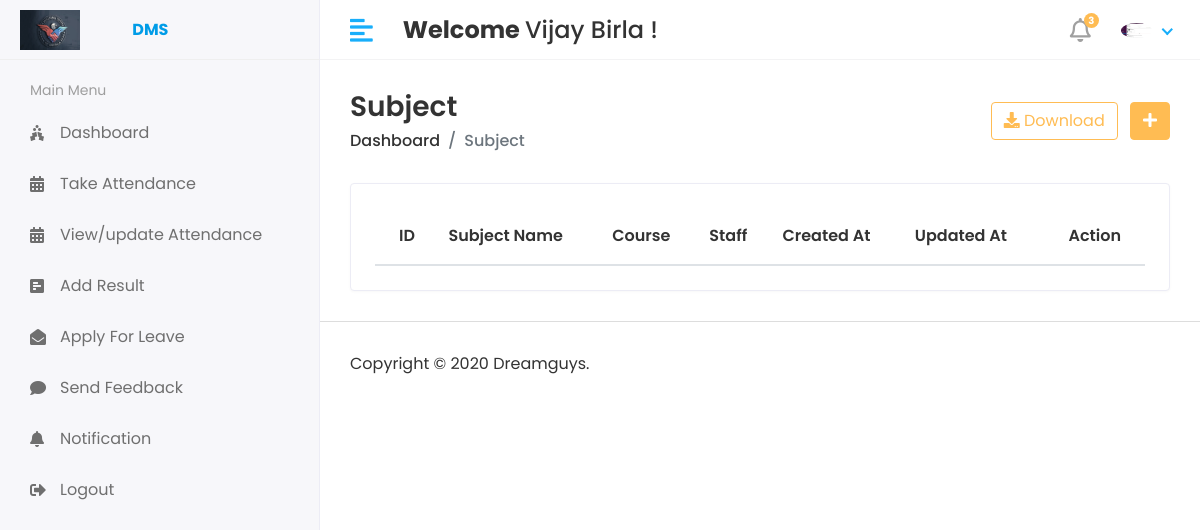
/Hod/Subject/View (signed in), run on the app's committed database.
### app/models.py (models this page shows)
class CustomUser(AbstractUser):
    USER = (
        (1,'HOD'),
        (2,'STAFF'),
        (3,'STUDENT'),
    )
    user_type = models.CharField(choices=USER,max_length=50,default=1)
    profile_pic  = models.ImageField(upload_to='media/profile_pic')

### app/Hod_Views.py (the view)
# urls.py: path('Hod/Subject/View',Hod_Views.VIEW_SUBJECT,name='view_subject'),
@login_required(login_url='/')
def VIEW_SUBJECT(request):
    subject  =Subject.objects.all()
    context = {
        'subject':subject,
    }
    return render(request,'Hod/view_subject.html',context)

### templates/Hod/view_subject.html (shortened to what this page needs)
{% extends 'base.html' %}
{% block content %}
<div class="content container-fluid">
    <div class="page-header">
       <div class="row align-items-center">
          <div class="col">
             <h3 class="page-title">Subject</h3>
             <ul class="breadcrumb">
                <li class="breadcrumb-item"><a href="index.html">Dashboard</a></li>
                <li class="breadcrumb-item active">Subject</li>
             </ul>
          </div>
          <div class="col-auto text-right float-right ml-auto">
             <a href="#" class="btn btn-outline-primary mr-2"><i class="fas fa-download"></i> Download</a>
             <a href="{% url 'add_subject' %}" class="btn btn-primary"><i class="fas fa-plus"></i></a>
          </div>
       </div>
    </div>
    <div class="row">
       <div class="col-sm-12">
          <div class="card card-table">
             <div class="card-body">
                <div class="table-responsive">
                   <table class="table table-hover table-center mb-0 datatable" id="table_id">
                      <thead>
                         <tr>
                            <th>ID</th>
                            <th>Subject Name</th>
                            <th>Course</th>
                            <th>Staff</th>
                            <th>Created At</th>
                            <th>Updated At</th>
                            <th class="text-right">Action</th>
                         </tr>
                      </thead>
                   </table>
                </div>
             </div>
          </div>
       </div>
    </div>
 </div>
{% endblock  %}

### templates/includes/header.html (shortened to what this page needs)
{% load static %}
<div class="header">
    <div class="header-left">
       <a href="#" class="logo">
       <img src="{% static 'assets/img/logo3.jpg' %}" alt="Logo">  <b class="ml-5">DMS</b>
       </a>
    </div>
    <a href="javascript:void(0);" id="toggle_btn">
    <i class="fas fa-align-left"></i>
    </a>
    <div class="top-nav-search mt-3">
     <h4><strong>Welcome </strong><span>{{user.first_name}} {{user.last_name}}  ! </span></h4>
    </div>
    <ul class="nav user-menu">
       <li class="nav-item dropdown noti-dropdown">
          <a href="#" class="dropdown-toggle nav-link" data-toggle="dropdown">
          <i class="far fa-bell"></i> <span class="badge badge-pill">3</span>
          </a>
       </li>
       <li class="nav-item dropdown has-arrow">
          <a href="#" class="dropdown-toggle nav-link" data-toggle="dropdown">
          <span class="user-img">
            {% if user.profile_pic %}
            <img class="rounded-circle" src="{{user.profile_pic.url}}" width="31" alt="Ryan Taylor"></span>
            {% else %}
            <img class="rounded-circle" src="{% static 'assets/img/noimg.jpg' %}" width="31" alt="No Imgage Available"></span>
            {% endif %}
          </a>
       </li>
    </ul>
 </div>

### static/assets/css/style.css (style rules this page uses)
html { height: 100%; }
body { background-color: #fff; color: #333; font-family: 'Poppins', sans-serif; font-size: 1rem; height: 100%; line-height: 1.5; overflow-x: hidden; }
h1, h2, h3, h4, h5, h6 { font-family: 'Poppins', sans-serif; margin-top: 0; }
a { color: #009ce7; }
input, button, a { transition: all 0.4s ease; -moz-transition: all 0.4s ease; -o-transition: all 0.4s ease; -ms-transition: all 0.4s ease; -webkit-transition: all 0.4s ease; }
ul, ol { padding: 0px; list-style: none; }
.table { color: #333; max-width: 100%; margin-bottom: 0; width: 100%; }
.table thead tr th { font-weight: 600; }
.table.table-center td, .table.table-center th { vertical-align: middle; }
.card-table .card-body .table > thead > tr > th { border-top: 0; }
.card-table .card-body .table tr td:first-child, .card-table .card-body .table tr th:first-child { padding-left: 1.5rem; }
.card-table .card-body .table tr td:last-child, .card-table .card-body .table tr th:last-child { padding-right: 1.5rem; }
.card-table .table td, .card-table .table th { border-top: 1px solid #e2e5e8; padding: 1rem 0.75rem; white-space: nowrap; }
.btn-primary { background-color: #FFBC53; border: 1px solid #FFBC53; }
.btn-outline-primary { color: #FFBC53; border-color: #FFBC53; }
.card { border: 1px solid #ececf5; box-shadow: 0 1px 3px 0 rgba(0, 0, 0, 0.03); margin-bottom: 1.875rem; }
.card-body { padding: 1.5rem; }
.header { background-color: #fff; border-bottom: 1px solid #f3f3f4; left: 0; position: fixed; right: 0; top: 0; z-index: 1001; height: 60px; }
.header .header-left { float: left; height: 60px; padding: 0 20px; position: relative; width: 320px; z-index: 1; transition: all 0.2s ease-in-out; background-color: #f7f7fa; border-bottom: 1px solid #efefef; border-right: 1px solid #ececf5; display: flex; align-items: center; }
.header .header-left .logo { display: inline-block; line-height: 60px; }
.header .header-left .logo img { max-height: 40px; width: auto; }
.header .dropdown-toggle:after { display: none; }
.header .has-arrow .dropdown-toggle:after { border-top: 0; border-left: 0; border-bottom: 2px solid #18aefa; border-right: 2px solid #18aefa; content: ''; height: 8px; display: inline-block; pointer-events: none; -webkit-transform-origin: 66% 66%; -ms-transform-origin: 66% 66%; transform-origin: 66% 66%; -webkit-transform: rotate(45deg); -ms-transform: rotate(45deg); transform: rotate(45deg); -webkit-transition: all 0.15s ease-in-out; transition: all 0.15s ease-in-out; width: 8px; vertical-align: 0px; }
.user-menu { float: right; margin: 0; position: relative; z-index: 99; padding-right: 15px; }
.user-menu.nav > li > a { color: #a0a0a0; font-size: 14px; line-height: 58px; padding: 0 15px; height: 60px; }
.user-img { margin-right: 3px; position: relative; }
.top-nav-search { float: left; margin-left: 15px; }
.page-wrapper > .content { padding: 1.875rem 1.875rem 0; }
.page-header { margin-bottom: 1.875rem; }
.page-header .breadcrumb { background-color: transparent; color: #6c757d; font-size: 1rem; font-weight: 500; margin-bottom: 0; padding: 0; }
.page-header .breadcrumb a { color: #333; }
.page-title { font-size: 28px; font-weight: 600; color: #333; margin-bottom: 5px; }
.user-menu.nav > li > a .badge { background-color: #FFBC53; display: block; font-size: 10px; font-weight: bold; height: 15px; width: 15px; position: absolute; right: 7px; top: 13px; color: #fff; padding: 3px; }
.user-menu.nav > li > a > i { font-size: 1.5rem; line-height: 60px; }
@media (min-width: 992px) { #toggle_btn { align-items: center; color: #18aefa; display: inline-flex; float: left; font-size: 26px; height: 60px; justify-content: center; margin-left: 15px; padding: 0 15px; } }

### data on the page
CustomUser: first_name "Vijay", last_name "Birla", profile_pic (picture)
